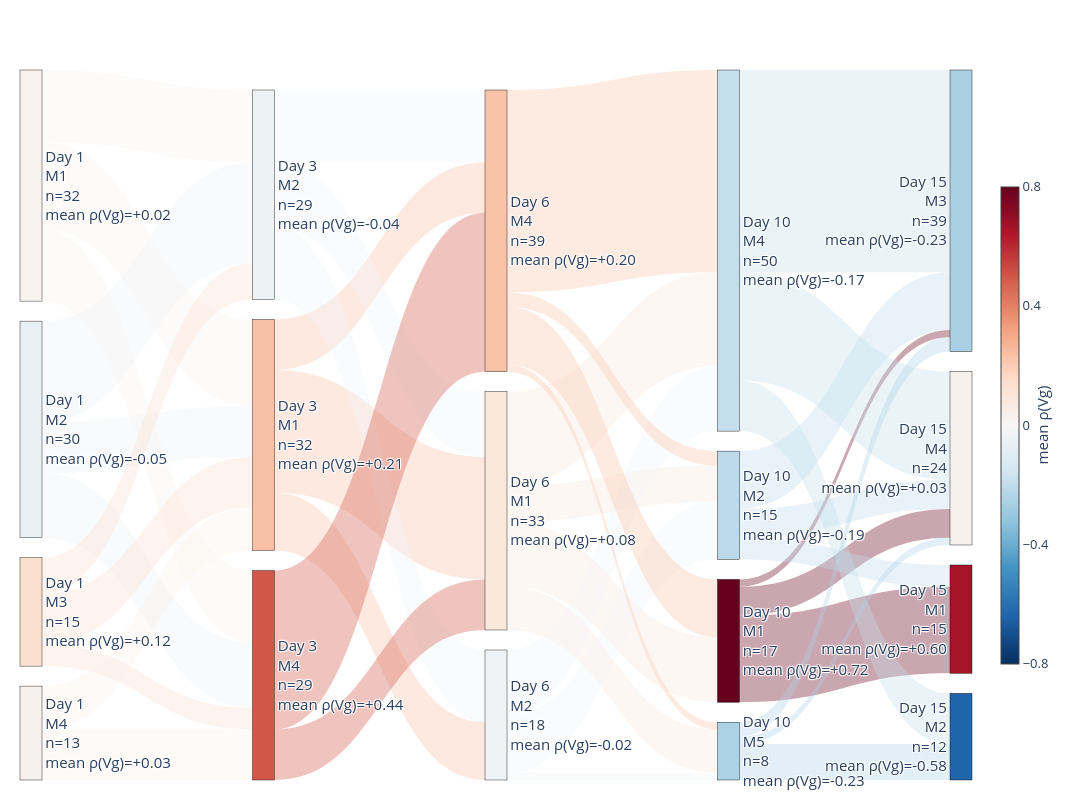

The notebook cell this image was saved under:
### Code cell
#Figure 6

import pandas as pd
import numpy as np
import plotly.graph_objects as go
import matplotlib as mpl
from matplotlib.colors import TwoSlopeNorm
from scipy.optimize import linear_sum_assignment


# ============================================================
# Configuration
# ============================================================
DAYS = [1, 3, 6, 10, 15]

CSV_PATHS = {
    1:  "consensus_clusters_day1_K4.csv",
    3:  "consensus_clusters_day3_K3.csv",
    6:  "consensus_clusters_day6_K3.csv",
    10: "consensus_clusters_day10_K4.csv",
    15: "consensus_clusters_day15_K4.csv",
}

VG_FEATURE = "Vg protein normalized"
OUTPUT_HTML = "sankey_K_4_3_3_4_4.html"

# Days for which we re-align module labels by gene-overlap (Hungarian).
# Day 15 is intentionally excluded so its labels match the CSV exactly.
ALIGN_DAYS = [1, 3, 6, 10]
KEEP_RAW_DAYS = [15]


# ============================================================
# Helpers
# ============================================================
def relabel_first_day(day_df):
    """Largest module on Day 1 becomes M1, next largest M2, ..."""
    sizes = day_df["module"].value_counts().sort_values(ascending=False)
    mapping = {raw: f"M{i + 1}" for i, raw in enumerate(sizes.index)}
    out = day_df.copy()
    out["module_aligned"] = out["module"].map(mapping)
    return out


def align_modules_by_overlap(prev_df, curr_df):
    """Hungarian assignment of current modules to previous-day labels by
    maximum gene overlap. Unmatched modules get a new M-id."""
    prev_modules = sorted(prev_df["module_aligned"].unique())
    curr_modules = sorted(curr_df["module"].unique())

    overlap = np.zeros((len(prev_modules), len(curr_modules)), dtype=int)
    prev_sets = {m: set(prev_df.loc[prev_df["module_aligned"] == m, "feature"])
                 for m in prev_modules}
    curr_sets = {m: set(curr_df.loc[curr_df["module"] == m, "feature"])
                 for m in curr_modules}
    for i, pm in enumerate(prev_modules):
        for j, cm in enumerate(curr_modules):
            overlap[i, j] = len(prev_sets[pm] & curr_sets[cm])

    mapping = {}
    if overlap.size > 0:
        row_ind, col_ind = linear_sum_assignment(-overlap)
        for i, j in zip(row_ind, col_ind):
            if overlap[i, j] > 0:
                mapping[curr_modules[j]] = prev_modules[i]

    existing_nums = [int(m[1:]) for m in prev_modules
                     if m.startswith("M") and m[1:].isdigit()]
    next_id = max(existing_nums) + 1 if existing_nums else 1
    for cm in curr_modules:
        if cm not in mapping:
            mapping[cm] = f"M{next_id}"
            next_id += 1

    out = curr_df.copy()
    out["module_aligned"] = out["module"].map(mapping)
    return out


def keep_raw_labels(day_df):
    """Use the CSV's own `module` column as the displayed label."""
    out = day_df.copy()
    out["module_aligned"] = out["module"]
    return out


def rgba_from_score(score, scale, cmap_name="RdBu_r", alpha=1.0):
    cmap = mpl.colormaps.get_cmap(cmap_name)
    norm = TwoSlopeNorm(vmin=-scale, vcenter=0.0, vmax=scale)
    r, g, b, _ = cmap(norm(score))
    return f"rgba({int(255 * r)},{int(255 * g)},{int(255 * b)},{alpha})"


# ============================================================
# Load all five days, drop VG protein, label modules
# ============================================================
day_frames = {}
for day, path in CSV_PATHS.items():
    df = pd.read_csv(path)
    df = df[df["feature"] != VG_FEATURE].copy().reset_index(drop=True)
    day_frames[day] = df
    print(f"Day {day:>2}: {len(df)} genes, modules = "
          f"{sorted(df['module'].unique())}")

aligned_frames = {}
prev = None
for d in DAYS:
    if d in KEEP_RAW_DAYS:
        # Day 15: use raw CSV labels exactly
        aligned_frames[d] = keep_raw_labels(day_frames[d])
    elif prev is None:
        # First aligned day: size-rank relabel
        aligned_frames[d] = relabel_first_day(day_frames[d])
    else:
        # Other aligned days: Hungarian on overlap
        aligned_frames[d] = align_modules_by_overlap(prev, day_frames[d])
    # Only carry forward an "aligned" frame as the reference for next alignment
    if d in ALIGN_DAYS:
        prev = aligned_frames[d]

print("\n=== Per-day module summary (post-labeling) ===")
for d in DAYS:
    df = aligned_frames[d]
    summary = (
        df.groupby("module_aligned")
        .agg(n=("feature", "count"),
             mean_rho_VG=("Vg_rho", "mean"))
        .round(3)
        .sort_index()
    )
    tag = "(raw CSV labels)" if d in KEEP_RAW_DAYS else "(aligned)"
    print(f"\nDay {d} {tag}:")
    print(summary.to_string())


# ============================================================
# Module-level scores
# ============================================================
all_modules = []
for d in DAYS:
    df = aligned_frames[d]
    g = (
        df.groupby("module_aligned", as_index=False)
        .agg(n_genes=("feature", "count"),
             module_vg_mean_rho=("Vg_rho", "mean"))
    )
    g["Day"] = d
    all_modules.append(g)
module_scores = pd.concat(all_modules, ignore_index=True)


# ============================================================
# Day-to-day flows (true gene tracking)
# ============================================================
flows = []
for d1, d2 in zip(DAYS[:-1], DAYS[1:]):
    a = aligned_frames[d1][["feature", "module_aligned"]].rename(
        columns={"module_aligned": "module_from"})
    b = aligned_frames[d2][["feature", "module_aligned"]].rename(
        columns={"module_aligned": "module_to"})
    m = a.merge(b, on="feature", how="inner")
    m["Day_from"] = d1
    m["Day_to"] = d2
    flows.append(m)
flow_long = pd.concat(flows, ignore_index=True)

flow_df = (
    flow_long
    .groupby(["Day_from", "module_from", "Day_to", "module_to"], as_index=False)
    .agg(Count=("feature", "count"),
         Genes=("feature", lambda x: ", ".join(sorted(x))))
)

src = module_scores.rename(
    columns={"Day": "Day_from", "module_aligned": "module_from",
             "module_vg_mean_rho": "src_rho"})[
    ["Day_from", "module_from", "src_rho"]]
flow_df = flow_df.merge(src, on=["Day_from", "module_from"], how="left")


# ============================================================
# Build Sankey
# ============================================================
all_scores = module_scores["module_vg_mean_rho"].dropna().values
scale = max(np.max(np.abs(all_scores)), 1e-6)
# Round up to a nice tick for the colorbar
scale_tick = np.ceil(scale * 10) / 10  # e.g. 0.66 -> 0.7

node_labels, node_colors, node_index = [], [], {}
for d in DAYS:
    sub = module_scores[module_scores["Day"] == d].copy()
    sub = sub.sort_values(
        "module_aligned",
        key=lambda s: s.str[1:].astype(int)
    )
    for _, row in sub.iterrows():
        mod = row["module_aligned"]
        score = float(row["module_vg_mean_rho"]) \
            if pd.notna(row["module_vg_mean_rho"]) else 0.0
        n = int(row["n_genes"])
        label = f"Day {d}<br>{mod}<br>n={n}<br>mean ρ(Vg)={score:+.2f}"
        idx = len(node_labels)
        node_labels.append(label)
        node_colors.append(rgba_from_score(score, scale, alpha=1.0))
        node_index[(d, mod)] = idx

sources, targets, values, link_colors, hover_text = [], [], [], [], []
for _, row in flow_df.iterrows():
    d1, d2 = int(row["Day_from"]), int(row["Day_to"])
    m1, m2 = row["module_from"], row["module_to"]
    n = int(row["Count"])
    src_score = float(row["src_rho"]) if pd.notna(row["src_rho"]) else 0.0

    gene_list = (row["Genes"].split(", ")
                 if isinstance(row["Genes"], str) else [])
    preview = ", ".join(gene_list[:15])
    if len(gene_list) > 15:
        preview += ", ..."

    sources.append(node_index[(d1, m1)])
    targets.append(node_index[(d2, m2)])
    values.append(n)
    link_colors.append(rgba_from_score(src_score, scale, alpha=0.35))
    hover_text.append(
        f"Day {d1} {m1} → Day {d2} {m2}<br>"
        f"Genes: {n}<br>"
        f"Source mean ρ(Vg): {src_score:+.2f}<br>"
        f"{preview}"
    )

sankey_trace = go.Sankey(
    arrangement="snap",
    node=dict(
        pad=20, thickness=22,
        line=dict(color="black", width=0.4),
        label=node_labels, color=node_colors,
        hovertemplate="%{label}<extra></extra>",
    ),
    link=dict(
        source=sources, target=targets, value=values,
        color=link_colors, customdata=hover_text,
        hovertemplate="%{customdata}<extra></extra>",
    ),
)

# ------------------------------------------------------------
# Color-scale legend for mean ρ(Vg).
# Plotly Sankeys don't expose a colorbar, so we add an invisible
# scatter trace whose marker carries the colorbar.
# Convert matplotlib's RdBu_r to a Plotly colorscale.
# ------------------------------------------------------------
cmap = mpl.colormaps.get_cmap("RdBu_r")
plotly_colorscale = [
    [t, f"rgb({int(255*r)},{int(255*g)},{int(255*b)})"]
    for t, (r, g, b, _) in [(t, cmap(t)) for t in np.linspace(0, 1, 21)]
]

colorbar_trace = go.Scatter(
    x=[None], y=[None],
    mode="markers",
    marker=dict(
        colorscale=plotly_colorscale,
        cmin=-scale_tick,
        cmid=0.0,
        cmax=scale_tick,
        showscale=True,
        color=[0],
        colorbar=dict(
            title=dict(text="mean ρ(Vg)", side="right",
                       font=dict(size=15)),
            thickness=18,
            len=0.7,
            x=1.02,
            xanchor="left",
            y=0.5,
            tickvals=[-scale_tick, -scale_tick/2, 0, scale_tick/2, scale_tick],
            tickformat="+.2f",
            tickfont=dict(size=13),
        ),
    ),
    hoverinfo="none",
    showlegend=False,
)

fig = go.Figure(data=[sankey_trace, colorbar_trace])

# Hide the dummy scatter axes
fig.update_xaxes(visible=False)
fig.update_yaxes(visible=False)

fig.update_layout(
    title=dict(
        text="",
        x=0.5, xanchor="center",
    ),
    font=dict(size=15),
    width=1500,
    height=800,
    margin=dict(l=20, r=120, t=70, b=20),
    plot_bgcolor="white",
)

fig.show()

### Figure 1 — Plotly figure (JSON) as saved in the notebook; plotly's stock layout.template omitted (floating-point values rounded to 4 significant figures)
{"data": [{"arrangement": "snap", "link": {"color": ["rgba(248,242,238,0.35)", "rgba(248,242,238,0.35)", "rgba(248,242,238,0.35)", "rgba(234,241,244,0.35)", "rgba(234,241,244,0.35)", "rgba(234,241,244,0.35)", "rgba(251,224,208,0.35)", "rgba(251,224,208,0.35)", "rgba(251,224,208,0.35)", "rgba(248,240,236,0.35)", "rgba(248,240,236,0.35)", "rgba(248,193,166,0.35)", "rgba(248,193,166,0.35)", "rgba(248,193,166,0.35)", "rgba(237,242,245,0.35)", "rgba(237,242,245,0.35)", "rgba(237,242,245,0.35)", "rgba(209,87,73,0.35)", "rgba(209,87,73,0.35)", "rgba(250,232,221,0.35)", "rgba(250,232,221,0.35)", "rgba(250,232,221,0.35)", "rgba(250,232,221,0.35)", "rgba(240,243,245,0.35)", "rgba(240,243,245,0.35)", "rgba(240,243,245,0.35)", "rgba(249,195,169,0.35)", "rgba(249,195,169,0.35)", "rgba(249,195,169,0.35)", "rgba(249,195,169,0.35)", "rgba(103,0,31,0.35)", "rgba(103,0,31,0.35)", "rgba(103,0,31,0.35)", "rgba(189,218,234,0.35)", "rgba(189,218,234,0.35)", "rgba(189,218,234,0.35)", "rgba(196,222,236,0.35)", "rgba(196,222,236,0.35)", "rgba(196,222,236,0.35)", "rgba(171,210,229,0.35)", "rgba(171,210,229,0.35)", "rgba(171,210,229,0.35)"], "customdata": ["Day 1 M1 → Day 3 M1<br>Genes: 12<br>Source mean ρ(Vg): +0.02<br>Dcr1, Hbg3, LOC726899 GB52437, Malvolio, Mkp3, Mob3, NAA35, SmG, dnmt1a, dnmt2, erk7, vgR", "Day 1 M1 → Day 3 M2<br>Genes: 10<br>Source mean ρ(Vg): +0.02<br>AKH, AKHR, E74, Eth, HR38, JHBP-1, LOC100577942, Tbh, Vas, mdy", "Day 1 M1 → Day 3 M4<br>Genes: 10<br>Source mean ρ(Vg): +0.02<br>4ebp1, AKT1, Aub, LOC410022, LOC412541, LOC724829, LOC726781, PRM1, Rheb, USP (RXR)", "Day 1 M2 → Day 3 M1<br>Genes: 7<br>Source mean ρ(Vg): -0.05<br>Chd64, Creb, Dop1, LOC413670, PKG (For), TOR, TYR1", "Day 1 M2 → Day 3 M2<br>Genes: 14<br>Source mean ρ(Vg): -0.05<br>Dop3, E75, Ethr, IRS, InR1, InR2, MRJP-5, MRJP-9, OA1 or OAR, PDK1, SVP NR2F1, egfr, if, ten-M", "Day 1 M2 → Day 3 M4<br>Genes: 9<br>Source mean ρ(Vg): -0.05<br>AGO1, AGO2, EcR, FOXO, Ftz-f1, LOC409966, PTEN, dnmt3, phosphatidylinositol 4 5-bisphosphate 3-kinase catalytic subunit delta isoform", "Day 1 M3 → Day 3 M1<br>Genes: 7<br>Source mean ρ(Vg): +0.12<br>Br-c, Def2, DopR2, HR46, ILP-2, ilp1, tdc1", "Day 1 M3 → Day 3 M2<br>Genes: 5<br>Source mean ρ(Vg): +0.12<br>Def, Kr-h1, LOC726648, MRJP1, tdc2", "Day 1 M3 → Day 3 M4<br>Genes: 3<br>Source mean ρ(Vg): +0.12<br>Ago3, Mtp, hex 110", "Day 1 M4 → Day 3 M1<br>Genes: 6<br>Source mean ρ(Vg): +0.03<br>Hymenoptaecin, JHEH, LOC102655054, LOC413141, MRJP-3, cad", "Day 1 M4 → Day 3 M4<br>Genes: 7<br>Source mean ρ(Vg): +0.03<br>Hex70a, JHE, LOC406144, P110, proPO, transferrin 1, vg", "Day 3 M1 → Day 6 M1<br>Genes: 17<br>Source mean ρ(Vg): +0.21<br>Chd64, Def2, DopR2, HR46, Hymenoptaecin, JHEH, LOC413670, LOC726899 GB52437, MRJP-3, Malvolio, Mkp3, PKG (For), cad, erk7, ilp1, ...", "Day 3 M1 → Day 6 M2<br>Genes: 8<br>Source mean ρ(Vg): +0.21<br>Br-c, Creb, Hbg3, LOC102655054, LOC413141, NAA35, TYR1, dnmt1a", "Day 3 M1 → Day 6 M4<br>Genes: 7<br>Source mean ρ(Vg): +0.21<br>Dcr1, Dop1, ILP-2, Mob3, SmG, TOR, dnmt2", "Day 3 M2 → Day 6 M1<br>Genes: 9<br>Source mean ρ(Vg): -0.04<br>Def, Eth, IRS, InR2, JHBP-1, Kr-h1, MRJP1, PDK1, Vas", "Day 3 M2 → Day 6 M2<br>Genes: 10<br>Source mean ρ(Vg): -0.04<br>AKH, Dop3, E75, Ethr, InR1, LOC100577942, LOC726648, MRJP-5, Tbh, tdc2", "Day 3 M2 → Day 6 M4<br>Genes: 10<br>Source mean ρ(Vg): -0.04<br>AKHR, E74, HR38, MRJP-9, OA1 or OAR, SVP NR2F1, egfr, if, mdy, ten-M", "Day 3 M4 → Day 6 M1<br>Genes: 7<br>Source mean ρ(Vg): +0.44<br>AGO2, Ago3, LOC406144, PRM1, PTEN, phosphatidylinositol 4 5-bisphosphate 3-kinase catalytic subunit delta isoform, transferrin 1", "Day 3 M4 → Day 6 M4<br>Genes: 22<br>Source mean ρ(Vg): +0.44<br>4ebp1, AGO1, AKT1, Aub, EcR, FOXO, Ftz-f1, Hex70a, JHE, LOC409966, LOC410022, LOC412541, LOC724829, LOC726781, Mtp, ...", "Day 6 M1 → Day 10 M1<br>Genes: 9<br>Source mean ρ(Vg): +0.08<br>Def2, DopR2, InR2, JHEH, MRJP-3, erk7, ilp1, tdc1, transferrin 1", "Day 6 M1 → Day 10 M2<br>Genes: 5<br>Source mean ρ(Vg): +0.08<br>Ago3, HR46, JHBP-1, MRJP1, cad", "Day 6 M1 → Day 10 M4<br>Genes: 13<br>Source mean ρ(Vg): +0.08<br>Chd64, Eth, IRS, Kr-h1, LOC413670, LOC726899 GB52437, Mkp3, PDK1, PKG (For), PTEN, Vas, phosphatidylinositol 4 5-bisphosphate 3-kinase catalytic subunit delta isoform, vgR", "Day 6 M1 → Day 10 M5<br>Genes: 6<br>Source mean ρ(Vg): +0.08<br>AGO2, Def, Hymenoptaecin, LOC406144, Malvolio, PRM1", "Day 6 M2 → Day 10 M2<br>Genes: 8<br>Source mean ρ(Vg): -0.02<br>Dop3, Ethr, LOC100577942, LOC102655054, LOC726648, MRJP-5, Tbh, tdc2", "Day 6 M2 → Day 10 M4<br>Genes: 9<br>Source mean ρ(Vg): -0.02<br>AKH, Creb, E75, Hbg3, InR1, LOC413141, NAA35, TYR1, dnmt1a", "Day 6 M2 → Day 10 M5<br>Genes: 1<br>Source mean ρ(Vg): -0.02<br>Br-c", "Day 6 M4 → Day 10 M1<br>Genes: 8<br>Source mean ρ(Vg): +0.20<br>Dop1, E74, Hex70a, JHE, LOC409966, P110, hex 110, vg", "Day 6 M4 → Day 10 M2<br>Genes: 2<br>Source mean ρ(Vg): +0.20<br>HR38, proPO", "Day 6 M4 → Day 10 M4<br>Genes: 28<br>Source mean ρ(Vg): +0.20<br>4ebp1, AGO1, AKHR, AKT1, Aub, Dcr1, EcR, FOXO, Ftz-f1, LOC410022, LOC412541, LOC724829, LOC726781, MRJP-9, Mob3, ...", "Day 6 M4 → Day 10 M5<br>Genes: 1<br>Source mean ρ(Vg): +0.20<br>ILP-2", "Day 10 M1 → Day 15 M1<br>Genes: 12<br>Source mean ρ(Vg): +0.72<br>Def2, E74, Hex70a, JHE, LOC409966, MRJP-3, P110, hex 110, ilp1, tdc1, transferrin 1, vg", "Day 10 M1 → Day 15 M3<br>Genes: 1<br>Source mean ρ(Vg): +0.72<br>InR2", "Day 10 M1 → Day 15 M4<br>Genes: 4<br>Source mean ρ(Vg): +0.72<br>Dop1, DopR2, JHEH, erk7", "Day 10 M2 → Day 15 M1<br>Genes: 3<br>Source mean ρ(Vg): -0.19<br>JHBP-1, MRJP1, cad", "Day 10 M2 → Day 15 M3<br>Genes: 8<br>Source mean ρ(Vg): -0.19<br>Ago3, Dop3, Ethr, LOC100577942, LOC726648, MRJP-5, Tbh, tdc2", "Day 10 M2 → Day 15 M4<br>Genes: 4<br>Source mean ρ(Vg): -0.19<br>HR38, HR46, LOC102655054, proPO", "Day 10 M4 → Day 15 M2<br>Genes: 7<br>Source mean ρ(Vg): -0.17<br>InR1, Rheb, SVP NR2F1, SmG, TOR, TYR1, if", "Day 10 M4 → Day 15 M3<br>Genes: 28<br>Source mean ρ(Vg): -0.17<br>AGO1, AKH, AKT1, Aub, Creb, Dcr1, E75, EcR, Eth, Ftz-f1, IRS, Kr-h1, LOC726899 GB52437, MRJP-9, Mkp3, ...", "Day 10 M4 → Day 15 M4<br>Genes: 15<br>Source mean ρ(Vg): -0.17<br>4ebp1, AKHR, Chd64, FOXO, Hbg3, LOC410022, LOC412541, LOC413141, LOC413670, LOC724829, LOC726781, Mob3, Mtp, dnmt2, mdy", "Day 10 M5 → Day 15 M2<br>Genes: 5<br>Source mean ρ(Vg): -0.23<br>Def, Hymenoptaecin, LOC406144, Malvolio, PRM1", "Day 10 M5 → Day 15 M3<br>Genes: 2<br>Source mean ρ(Vg): -0.23<br>AGO2, Br-c", "Day 10 M5 → Day 15 M4<br>Genes: 1<br>Source mean ρ(Vg): -0.23<br>ILP-2"], "hovertemplate": "%{customdata}<extra></extra>", "source": [0, 0, 0, 1, 1, 1, 2, 2, 2, 3, 3, 4, 4, 4, 5, 5, 5, 6, 6, 7, 7, 7, 7, 8, 8, 8, 9, 9, 9, 9, 10, 10, 10, 11, 11, 11, 12, 12, 12, 13, 13, 13], "target": [4, 5, 6, 4, 5, 6, 4, 5, 6, 4, 6, 7, 8, 9, 7, 8, 9, 7, 9, 10, 11, 12, 13, 11, 12, 13, 10, 11, 12, 13, 14, 16, 17, 14, 16, 17, 15, 16, 17, 15, 16, 17], "value": [12, 10, 10, 7, 14, 9, 7, 5, 3, 6, 7, 17, 8, 7, 9, 10, 10, 7, 22, 9, 5, 13, 6, 8, 9, 1, 8, 2, 28, 1, 12, 1, 4, 3, 8, 4, 7, 28, 15, 5, 2, 1]}, "node": {"color": ["rgba(248,242,238,1.0)", "rgba(234,241,244,1.0)", "rgba(251,224,208,1.0)", "rgba(248,240,236,1.0)", "rgba(248,193,166,1.0)", "rgba(237,242,245,1.0)", "rgba(209,87,73,1.0)", "rgba(250,232,221,1.0)", "rgba(240,243,245,1.0)", "rgba(249,195,169,1.0)", "rgba(103,0,31,1.0)", "rgba(189,218,234,1.0)", "rgba(196,222,236,1.0)", "rgba(171,210,229,1.0)", "rgba(167,20,41,1.0)", "rgba(32,100,170,1.0)", "rgba(169,208,228,1.0)", "rgba(248,240,236,1.0)"], "hovertemplate": "%{label}<extra></extra>", "label": ["Day 1<br>M1<br>n=32<br>mean ρ(Vg)=+0.02", "Day 1<br>M2<br>n=30<br>mean ρ(Vg)=-0.05", "Day 1<br>M3<br>n=15<br>mean ρ(Vg)=+0.12", "Day 1<br>M4<br>n=13<br>mean ρ(Vg)=+0.03", "Day 3<br>M1<br>n=32<br>mean ρ(Vg)=+0.21", "Day 3<br>M2<br>n=29<br>mean ρ(Vg)=-0.04", "Day 3<br>M4<br>n=29<br>mean ρ(Vg)=+0.44", "Day 6<br>M1<br>n=33<br>mean ρ(Vg)=+0.08", "Day 6<br>M2<br>n=18<br>mean ρ(Vg)=-0.02", "Day 6<br>M4<br>n=39<br>mean ρ(Vg)=+0.20", "Day 10<br>M1<br>n=17<br>mean ρ(Vg)=+0.72", "Day 10<br>M2<br>n=15<br>mean ρ(Vg)=-0.19", "Day 10<br>M4<br>n=50<br>mean ρ(Vg)=-0.17", "Day 10<br>M5<br>n=8<br>mean ρ(Vg)=-0.23", "Day 15<br>M1<br>n=15<br>mean ρ(Vg)=+0.60", "Day 15<br>M2<br>n=12<br>mean ρ(Vg)=-0.58", "Day 15<br>M3<br>n=39<br>mean ρ(Vg)=-0.23", "Day 15<br>M4<br>n=24<br>mean ρ(Vg)=+0.03"], "line": {"color": "black", "width": 0.4}, "pad": 20, "thickness": 22}, "type": "sankey"}, {"hoverinfo": "none", "marker": {"cmax": 0.8, "cmid": 0, "cmin": -0.8, "color": [0], "colorbar": {"len": 0.7, "thickness": 18, "tickfont": {"size": 13}, "tickformat": "+.2f", "tickvals": [-0.8, -0.4, 0, 0.4, 0.8], "title": {"font": {"size": 15}, "side": "right", "text": "mean ρ(Vg)"}, "x": 1.02, "xanchor": "left", "y": 0.5}, "colorscale": [[0, "rgb(5,48,97)"], [0.05, "rgb(18,73,132)"], [0.1, "rgb(32,100,170)"], [0.15, "rgb(49,124,183)"], [0.2, "rgb(67,147,195)"], [0.25, "rgb(107,172,208)"], [0.3, "rgb(144,196,221)"], [0.35, "rgb(176,212,230)"], [0.4, "rgb(209,229,240)"], [0.45, "rgb(228,238,243)"], [0.5, "rgb(247,246,246)"], [0.55, "rgb(249,233,223)"], [0.6, "rgb(253,219,199)"], [0.65, "rgb(248,191,163)"], [0.7, "rgb(243,163,128)"], [0.75, "rgb(228,128,101)"], [0.8, "rgb(214,96,77)"], [0.85, "rgb(195,59,59)"], [0.9, "rgb(176,23,42)"], [0.95, "rgb(138,11,36)"], [1, "rgb(103,0,31)"]], "showscale": true}, "mode": "markers", "showlegend": false, "type": "scatter", "x": [null], "y": [null]}], "layout": {"font": {"size": 15}, "height": 800, "margin": {"b": 20, "l": 20, "r": 120, "t": 70}, "plot_bgcolor": "white", "title": {"text": "", "x": 0.5, "xanchor": "center"}, "width": 1500, "xaxis": {"visible": false}, "yaxis": {"visible": false}}}
